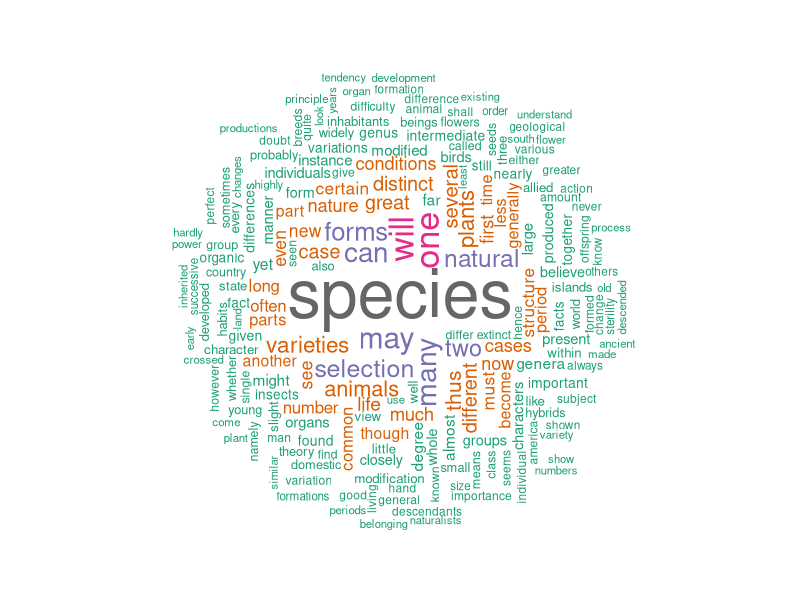
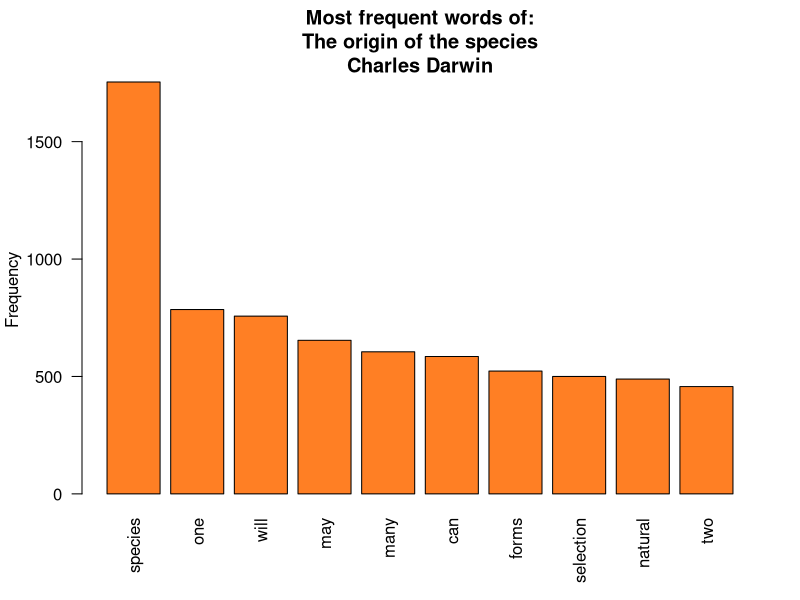

The R script that drew these images, in order:

# Author: Alfredo Sanchez-Tojar, MPIO (Seewiesen) and ICL (Silwood Park), alfredo.tojar@gmail.com
# Github profile: https://github.com/ASanchez-Tojar

# Script created on the 12th of February, 2017

########################################################################################################
# Description of script and Instructions
########################################################################################################

# This script is to do text mining on my JAB paper. This script is adapted from:

#https://www.r-bloggers.com/text-mining-and-word-cloud-fundamentals-in-r-5-simple-steps-you-should-know/


########################################################################################################
# Packages needed
########################################################################################################

# packages needed

# # Install
# install.packages("tm")  # for text mining
# install.packages("SnowballC") # for text stemming
# install.packages("wordcloud") # word-cloud generator 
# install.packages("RColorBrewer") # color palettes

# Load
library("tm")
library("SnowballC")
library("wordcloud")
library("RColorBrewer")


# Clear memory and get to know where you are
rm(list=ls())
#getwd()

#importing text file
#text <- readLines(file.choose())
text <- readLines("the_origin_of_species_Charles_Darwin.txt")

#loading the data as a corpus
docs <- Corpus(VectorSource(text))

#inspect content
inspect(docs)


#transforming text: replacing special characters
toSpace <- content_transformer(function (x , pattern ) gsub(pattern, " ", x))

docs <- tm_map(docs, toSpace, "/")
docs <- tm_map(docs, toSpace, "@")
docs <- tm_map(docs, toSpace, "\\|")

#cleaning text

# Convert the text to lower case
docs <- tm_map(docs, content_transformer(tolower))
# Remove numbers
docs <- tm_map(docs, removeNumbers)
# Remove english common stopwords
docs <- tm_map(docs, removeWords, stopwords("english"))
# # Remove your own stop word
# # specify your stopwords as a character vector
# docs <- tm_map(docs, removeWords, c("blabla1", "blabla2")) 
# Remove punctuations
docs <- tm_map(docs, removePunctuation)
# Eliminate extra white spaces
docs <- tm_map(docs, stripWhitespace)
# Text stemming
# docs <- tm_map(docs, stemDocument)

#building a term-document matrix
dtm <- TermDocumentMatrix(docs)
m <- as.matrix(dtm)
v <- sort(rowSums(m),decreasing=TRUE)
d <- data.frame(word = names(v),freq=v)
head(d, 10)


#generate the word cloud
set.seed(1234)
wordcloud(words = d$word, freq = d$freq, min.freq = 1,
          max.words=200, random.order=FALSE, rot.per=0.35, 
          colors=brewer.pal(8, "Dark2"))

#exploring frequent terms
findFreqTerms(dtm, lowfreq = 400)

# finding associations between frequent terms, e.g. species
findAssocs(dtm, terms = "selection", corlimit = 0.3)


# histogram of words

barplot(d[1:10,]$freq, las = 2, names.arg = d[1:10,]$word,
        col ="chocolate1", main ="Most frequent words of:\nThe origin of the species\nCharles Darwin",
        ylab = "Frequency")
